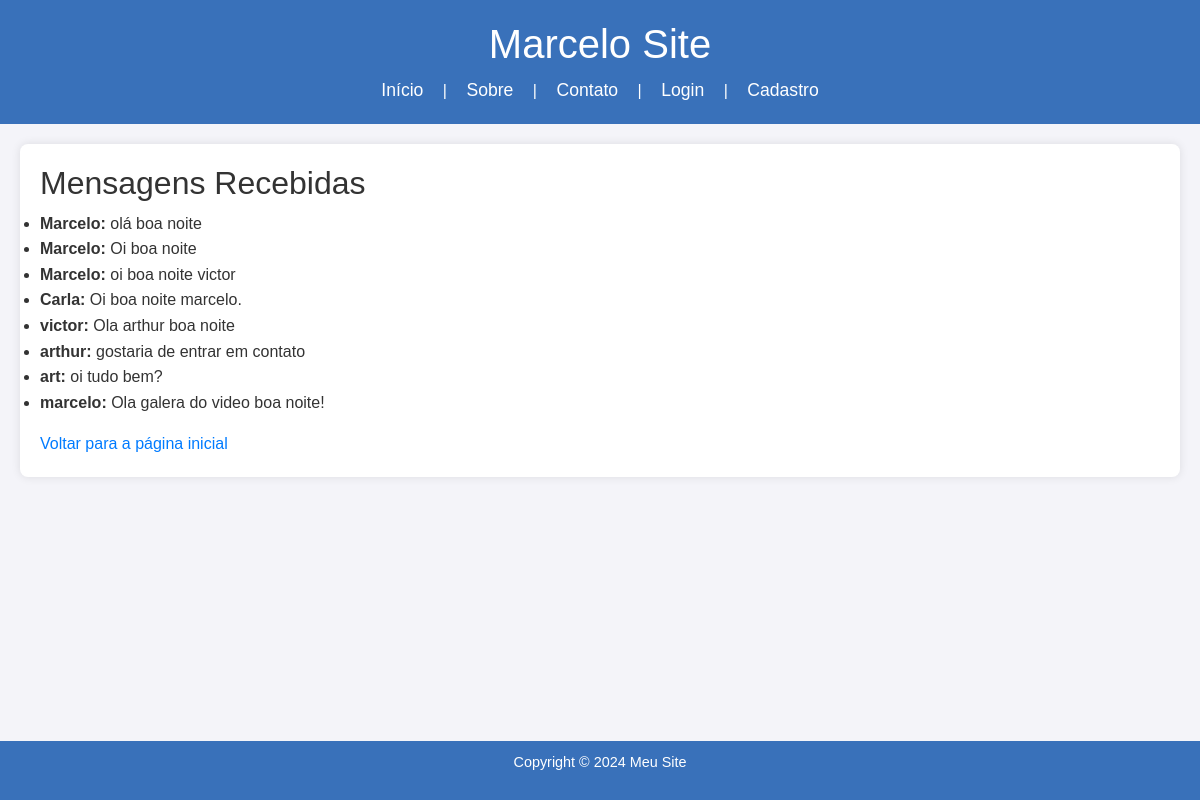
/mensagens, run on the app's committed database.
### app.py (models this page shows)
class Mensagem(db.Model):
    id = db.Column(db.Integer, primary_key=True)
    nome = db.Column(db.String(100), nullable=False)
    mensagem = db.Column(db.Text, nullable=False)

### app.py (the view)
@app.route('/mensagens')
def mensagens():
    todas_as_mensagens = Mensagem.query.all()  # Busca todas as mensagens no banco
    return render_template('messages.html', mensagens=todas_as_mensagens)

### templates/messages.html (shortened to what this page needs)
{% extends "base.html" %}
{% block content %}
<h2>Mensagens Recebidas</h2>
{% if mensagens %}
    <ul>
    {% for mensagem in mensagens %}
        <li><strong>{{ mensagem.nome }}:</strong> {{ mensagem.mensagem }}</li>
    {% endfor %}
    </ul>
{% else %}
    <p>Nenhuma mensagem foi recebida ainda.</p>
{% endif %}
<a href="/">Voltar para a página inicial</a>
{% endblock %}

### templates/base.html (shortened to what this page needs)
<!DOCTYPE html>
<html lang="en">
<head>
    <head>
        <link rel="stylesheet" href="https://stackpath.bootstrapcdn.com/bootstrap/4.5.2/css/bootstrap.min.css">
    </head>
</head>
<body>
<header>
    <h1>Marcelo Site</h1>
    <nav>
        <a href="/">Início</a> |
        <a href="/sobre">Sobre</a> |
        <a href="/contato">Contato</a>
        {% if current_user.is_authenticated %}
            | <a href="{{ url_for('dashboard') }}">Dashboard</a>
            | <a href="{{ url_for('logout') }}">Logout</a>
        {% else %}
            | <a href="{{ url_for('login') }}">Login</a>
            | <a href="{{ url_for('signup') }}">Cadastro</a>
        {% endif %}
    </nav>
</header>
    <main>
        {% block content %}{% endblock %}
    </main>
    <footer>
        <p>Copyright © 2024 Meu Site</p>
    </footer>
</body>
</html>

### templates/base.html (style rules this page uses)
* { margin: 0; padding: 0; box-sizing: border-box; font-family: 'Arial', sans-serif; }
body { background-color: #f4f4f9; color: #333; line-height: 1.6; }
header { background-color: #3971ba; padding: 20px; text-align: center; color: white; }
header h1 { font-size: 2.5em; }
nav a { color: white; text-decoration: none; margin: 0 15px; font-size: 1.1em; }
main { padding: 20px; margin: 20px; background-color: #fff; box-shadow: 0 0 10px rgba(0, 0, 0, 0.1); border-radius: 8px; }
footer { background-color: #3971ba; text-align: center; padding: 10px 0; color: white; position: fixed; width: 100%; bottom: 0; }
footer p { font-size: 0.9em; }

### data on the page
Mensagem: nome "Marcelo", mensagem "olá boa noite"
Mensagem: nome "Marcelo", mensagem "Oi boa noite"
Mensagem: nome "Marcelo", mensagem "oi boa noite victor"
Mensagem: nome "Carla", mensagem "Oi boa noite marcelo."
Mensagem: nome "victor", mensagem "Ola arthur boa noite"
Mensagem: nome "arthur", mensagem "gostaria de entrar em contato"
Mensagem: nome "art", mensagem "oi tudo bem?"
Mensagem: nome "marcelo", mensagem "Ola galera do video boa noite!"
